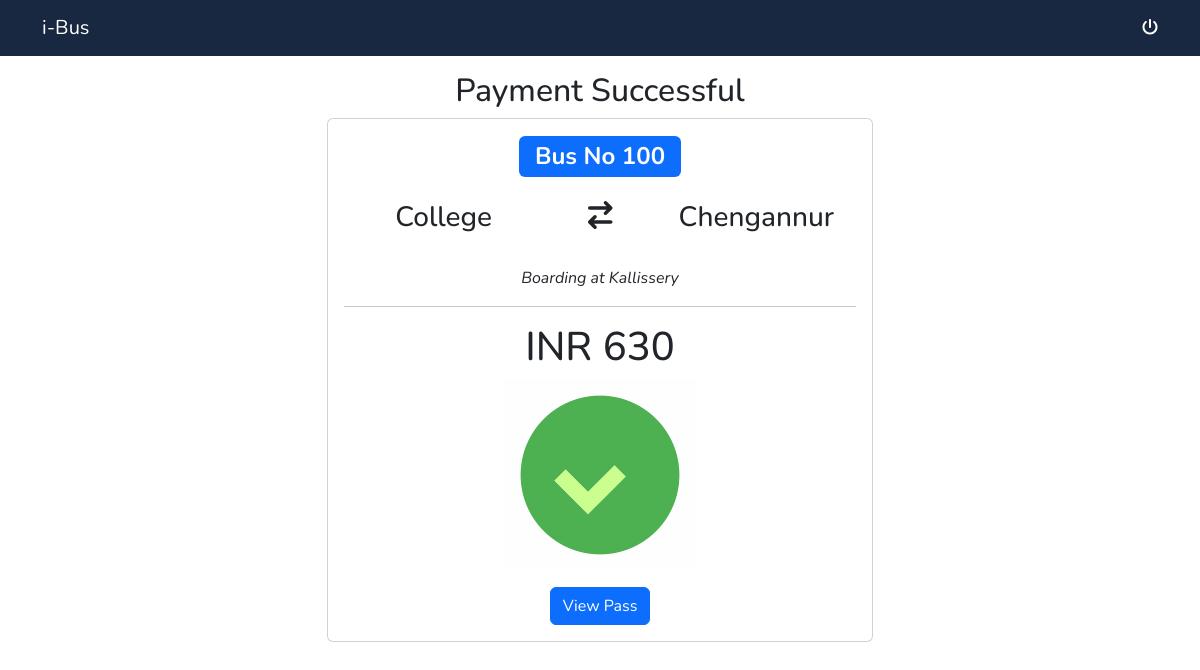
Page /buspass/payment-successful/22/ (signed in) on the committed database.
### apps/buspass/models.py (models this page shows, shortened)
class UserBusPass(models.Model):
    user = models.ForeignKey(User, on_delete=models.RESTRICT)
    bus = models.ForeignKey(Bus, on_delete=models.RESTRICT)
    boarding_point = models.ForeignKey(BusStop, on_delete=models.RESTRICT)
    created_at = models.DateField()
    expire_at = models.DateField()
    fare = models.IntegerField()
    active = models.BooleanField()
    class Meta:
        db_table = 'user_bus_pass'

class Bus(models.Model):
    bus_number = models.CharField(max_length=255)
    destination = models.ForeignKey(BusStop, on_delete=models.RESTRICT, related_name="destination")
    bus_stops = models.ManyToManyField(BusStop)
    class Meta:
        db_table = 'bus'

class BusStop(models.Model):
    name = models.CharField(max_length=255)
    distance_from_college = models.DecimalField(decimal_places=2, max_digits=10)
    def __str__(self):
        return self.name
    class Meta:
        db_table = 'bus_stop'

### apps/buspass/views.py (the view)
# urls.py: path('payment-successful/<int:pk>/', views.payment_successful, name='payment_successful'),
@login_required
def payment_successful(request, pk):
    user_bus_pass = UserBusPass.objects.get(pk=pk)
    return render(
        request, 'payment_successful.html', {'user_bus_pass':user_bus_pass}
    )

### apps/buspass/templates/payment_successful.html (shortened to what this page needs)
{% extends "base.html" %}
{% load static %}
{% load crispy_forms_tags %}
{% block body %}
<div class="container">
    <div class="text-center mt-3">
        <h2>Payment Successful</h2>
    </div>
    <div class="row mb-3">
        <div class="col-md-6 offset-md-3">
            <div class="card">
                <div class="card-body">
                    <div class="text-center">
                        <h2>
                            <span class="badge text-bg-primary">
                            Bus No {{ user_bus_pass.bus.bus_number }}
                            </span>
                        </h2>
                        <div class="row mt-4">
                            <div class="col-md-5">
                                <h3>College</h3>
                            </div>
                            <div class="col-md-2">
                                <h3><i class="fa-solid fa-arrow-right-arrow-left"></i></h3>
                            </div>
                            <div class="col-md-5">
                                <h3>{{ user_bus_pass.bus.destination }}</h3>
                            </div>
                        </div>
                        <div class="text-center mt-4">
                            <em>Boarding at {{ user_bus_pass.boarding_point }}</em>
                        </div>
                    </div>
                    <hr>
                    <div class="text-center">
                        <h1>INR {{ user_bus_pass.fare }}</h1>
                        <img src="{% static '/images/success.gif' %}" alt="">
                        <br>
                        <a class="btn btn-primary mt-3"
                        href="{% url 'view_pass' pk=user_bus_pass.pk %}">View Pass</a>
                    </div>
                </div>
            </div>
        </div>
    </div>
</div>
{% endblock %}

### static/css/master.css (style rules this page uses)
body { font-family: 'Nunito', sans-serif; background-color: #ffffff; }

### rows in the picture
UserBusPass: bus.bus_number "100", bus.destination "Chengannur", boarding_point "Kallissery", fare "630"
